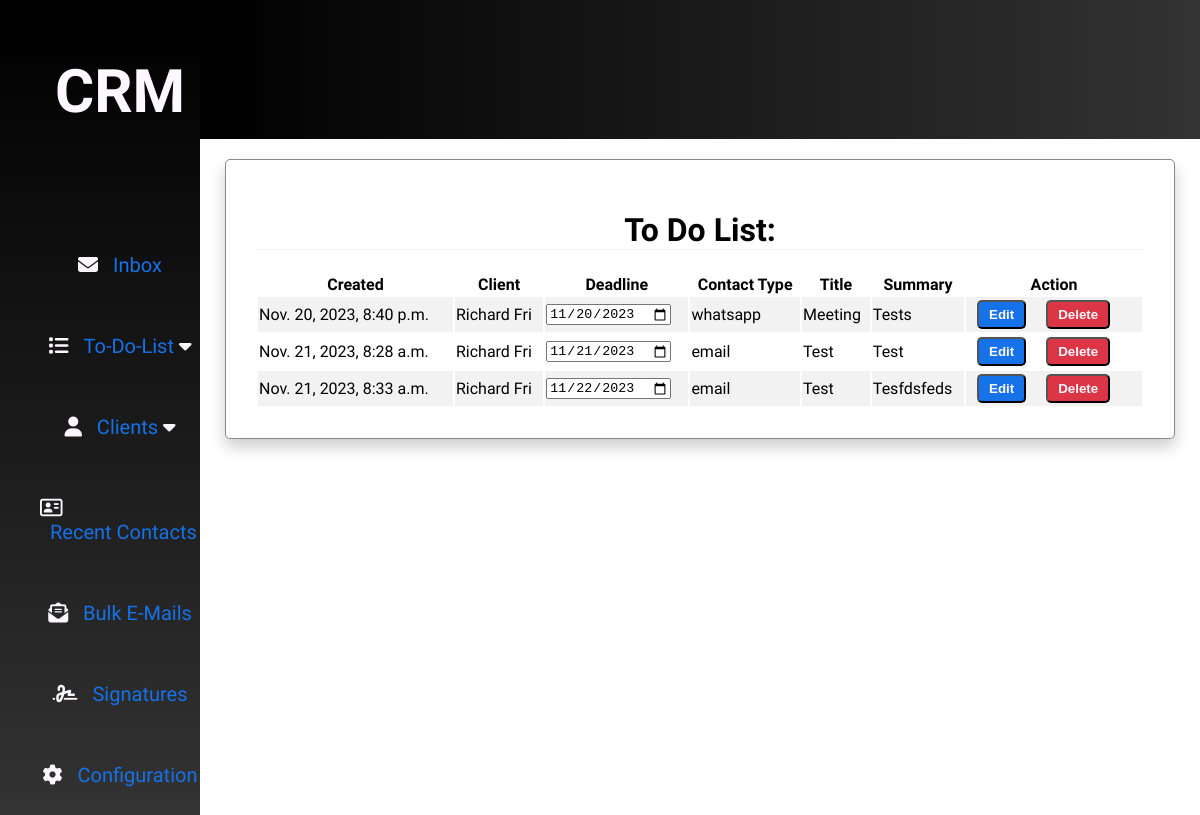
/notes/read_note/, run on an earlier commit of the app's database.
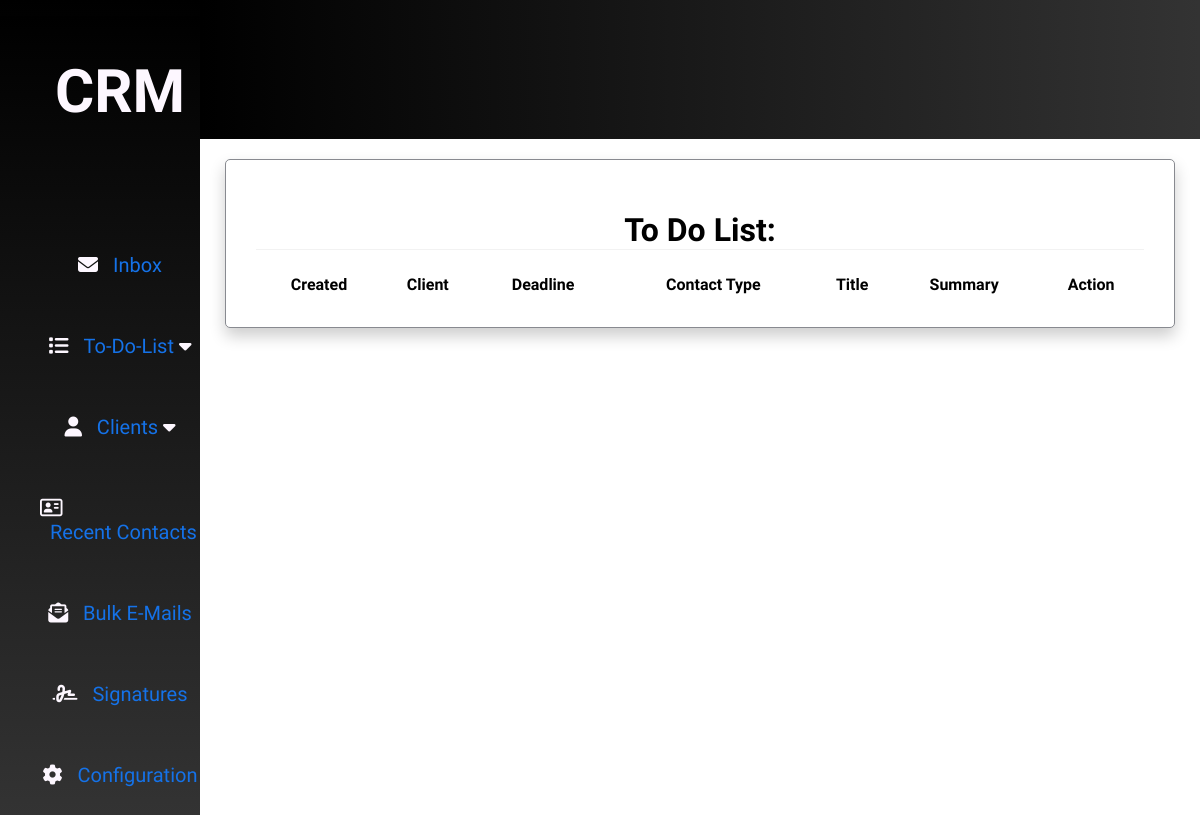
And on a later commit of the database.
### D_Notes/models.py (models this page shows, shortened)
class Note(models.Model):
    CREATE_CHOICES = [
        ('email', 'Email'),
        ('phone', 'Phone'),
        ('whatsapp', 'WhatsApp'),
    ]
    createDate = models.DateTimeField(auto_now_add=True)
    deadline = models.DateField()
    client = models.ForeignKey(Client, on_delete=models.CASCADE)
    contact_type = models.CharField(max_length=10, choices=CREATE_CHOICES)
    title = models.CharField(max_length=100)
    summary = models.TextField()
    add_to_do = models.BooleanField(default=True)

### C_Client/models.py (models this page shows)
class Client(models.Model):
    name = models.CharField(max_length=50)
    surname = models.CharField(max_length=50)
    eml = models.EmailField()
    phone = models.CharField(max_length=50)
    def __str__(self):
        return f"{self.name} {self.surname}"

### D_Notes/views.py (the view)
# urls.py: path('read_note/', views.read_notes, name='read_note'),
def read_notes(request):
    todo_notes = Note.objects.filter(add_to_do = True)
    return render(request, "to_dos.html", {"todo_notes": todo_notes})

### templates/to_dos.html
{% extends 'main.html'%}
{% block content %}
   <div class="table-wrapper">
    <h1 class="table-header">To Do List:</h1>
    <table class="table">
        <tr class="table-row">
            <th>Created</th>
            <th>Client</th>
            <th>Deadline</th>
            <th>Contact Type</th>
            <th>Title</th>
            <th>Summary</th>
            <th>Action</th>
        </tr>
        {% for todo in todo_notes %}
        <tr class="table-row">
            <td>{{ todo.createDate }}</td>
            <td>{{ todo.client }}</td>
            <td><input type="date" value="{{ todo.deadline|date:'Y-m-d' }}"></td>
            <td>{{ todo.contact_type }}</td>
            <td>{{ todo.title }}</td>
            <td>{{ todo.summary }}</td>
            <td><button class="table-button"><a class="table-anchor" href="{% url 'notes:update_note' todo.id %}">Edit</a></button><button class="table-button table-button-delete"><a class="table-anchor" href="{% url 'notes:delete_note' todo.id %}">Delete</a></button></td>
        </tr>
        {% endfor %}
    </table>
</div>
{% endblock %}

### templates/main.html (shortened to what this page needs)
{% load static %}
<!DOCTYPE html>
<html lang="en">
<head>
    <link rel="stylesheet" type="text/css" href="{% static 'main.css' %}" />
</head>
<body>
    <div  class="navbar">
    {% include 'navbar.html'%}
    </div>
    <div class="topbar"></div>
    <div class="bottomcontent">
        {% block content%}
        {% endblock%}
    </div>
</body>
</html>

### templates/navbar.html (shortened to what this page needs)
<ul class="navbar">
    <h1 class="grid-row-span-2">
        CRM
    </h1>
    <li class="grid-align-vertical">
        <i class="fa fa-envelope" aria-hidden="true"></i>
        <a class="navbar-anchor" href="{% url 'emails:list_emails'%}">Inbox</a>
    </li>
    <li class="grid-align-vertical dropdown">
        <i class="fa-solid fa-list"></i>
        <a class="navbar-anchor" href="{% url 'notes:read_note'%}">To-Do-List</a>
        <i class="fa-solid fa-caret-down"></i>
    </li>
    <li class="grid-align-vertical dropdown">
        <i class="fa-solid fa-user"></i>
        <a class="navbar-anchor" href="{% url 'client:read_clients'%}">Clients</a>
        <i class="fa-solid fa-caret-down"></i>
    </li>
    <li class="grid-align-vertical">
        <i class="fa-regular fa-address-card"></i>
        <a class="navbar-anchor" href="#services">Recent Contacts</a>
    </li>
    <li class="grid-align-vertical">
        <i class="fa-solid fa-envelope-open-text"></i>
        <a class="navbar-anchor" href="#services">Bulk E-Mails</a>
    </li>
    <li class="grid-align-vertical">
        <i class="fa-solid fa-signature"></i>
        <a class="navbar-anchor" href="#services">Signatures</a>
    </li>
    <li class="grid-align-vertical">
        <i class="fa-solid fa-gear"></i>
        <a class="navbar-anchor" href="{% url 'user:list_config'%}">Configuration</a>
    </li>
</ul>

### static/main.css (style rules this page uses)
.grid-row-span-2 { font-size: 60px; text-align: center; }
.grid-align-vertical { align-self: center; justify-self: center; font-size: 1.25rem; }
:root { --writing-color: #FDF7FF; --background-color: #343a40; --primary-color: #1572e8; --secondary-color: #dc3545; --button-color: #00A989; --table-color1: #ffffff; --table-color2: #f2f2f2; --table-writing: #888a90; }
body { margin: 0px; display: grid; height: 100%; grid-template-rows: repeat(12, 1fr); grid-template-columns: repeat(12, 1fr); font-family: 'Familjen Grotesk', sans-serif; }
.navbar { grid-column: 1/3; grid-row: 1/13; min-height: 100vh; max-height: 100%; min-width: 100px; background: linear-gradient(#000000, #333333); list-style: none; text-decoration: none; color: var(--writing-color); display: grid; grid-template-columns: repeat(1, 1fr); }
.navbar-anchor { display: inline-block; margin-left: 10px; text-decoration: none; color: var(--primary-color); }
.topbar { background: linear-gradient(to right, #000000, #333333); grid-column: 3/13; grid-row: 1/3; }
.bottomcontent { margin: 0px; width: 100%; grid-column: 3/13; grid-row: 3/13; grid-template-rows: repeat(12, 1fr); grid-template-columns: repeat(12, 1fr); }
.table-wrapper { width: 95%; margin: 20px auto; box-sizing: border-box; padding: 30px; background-color: var(--table-color1); border: 1px solid var(--table-writing); border-radius: 5px; box-shadow: 0px 8px 16px 0px rgba(0, 0, 0, 0.2); }
.table-header { text-align: center; border-bottom: var(--table-color2) 1px solid; }
.table { width: 100%; box-sizing: border-box; align-items: center; }
.table-row:nth-child(odd) { background-color: var(--table-color1); }
.dropdown { position: relative; display: inline-block; }

What changed in the data, as far as the page shows it:
removed Note: createDate "Nov. 20, 2023, 8:40 p.m.", client "Richard Fri", deadline "11/20/2023", contact_type "whatsapp", title "Meeting", summary "Tests"
removed Note: createDate "Nov. 21, 2023, 8:28 a.m.", client "Richard Fri", deadline "11/21/2023", contact_type "email", title "Test", summary "Test"
removed Note: createDate "Nov. 21, 2023, 8:33 a.m.", client "Richard Fri", deadline "11/22/2023", contact_type "email", title "Test", summary "Tesfdsfeds"
